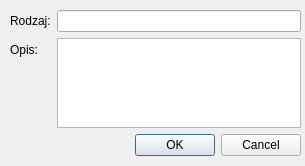
<?xml version="1.0" encoding="UTF-8"?>
<ui version="4.0">
 <class>NowaWkladkaDialog</class>
 <widget class="QDialog" name="NowaWkladkaDialog">
  <property name="geometry">
   <rect>
    <x>0</x>
    <y>0</y>
    <width>305</width>
    <height>166</height>
   </rect>
  </property>
  <property name="windowTitle">
   <string>Dodaj wkładkę</string>
  </property>
  <widget class="QDialogButtonBox" name="buttonBox">
   <property name="geometry">
    <rect>
     <x>-30</x>
     <y>130</y>
     <width>331</width>
     <height>31</height>
    </rect>
   </property>
   <property name="orientation">
    <enum>Qt::Horizontal</enum>
   </property>
   <property name="standardButtons">
    <set>QDialogButtonBox::Cancel|QDialogButtonBox::Ok</set>
   </property>
  </widget>
  <widget class="QWidget" name="formLayoutWidget">
   <property name="geometry">
    <rect>
     <x>10</x>
     <y>10</y>
     <width>291</width>
     <height>118</height>
    </rect>
   </property>
   <layout class="QFormLayout" name="formLayout">
    <item row="0" column="0">
     <widget class="QLabel" name="label">
      <property name="text">
       <string>Rodzaj:</string>
      </property>
     </widget>
    </item>
    <item row="1" column="0">
     <widget class="QLabel" name="label_2">
      <property name="text">
       <string>Opis:</string>
      </property>
     </widget>
    </item>
    <item row="0" column="1">
     <widget class="QLineEdit" name="lineEdit"/>
    </item>
    <item row="1" column="1">
     <widget class="QPlainTextEdit" name="plainTextEdit"/>
    </item>
   </layout>
  </widget>
 </widget>
 <resources/>
 <connections/>
</ui>
